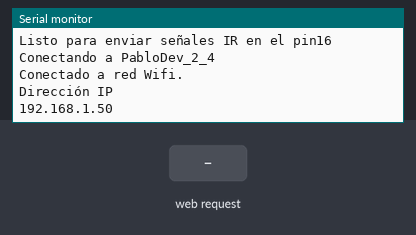
The sketch below on a simulated Raspberry Pi Pico W. Shown: the last lines printed to the serial monitor. The test bench sets the inputs (shaded band). WiFi joins after 1.5 s; servers stay silent unless stated.

Above: at 2.7 s.
2.8 s: HTTP request GET /POWER received
At 4.0 s:
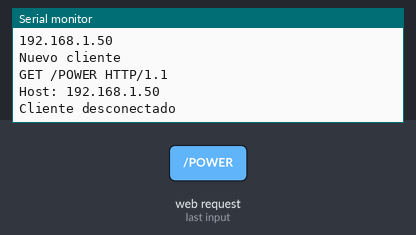
4.3 s: HTTP request GET /VOL- received
At 4.37 s:
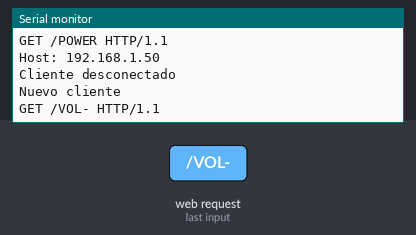
5.8 s: HTTP request GET /MENU received
At 5.87 s:
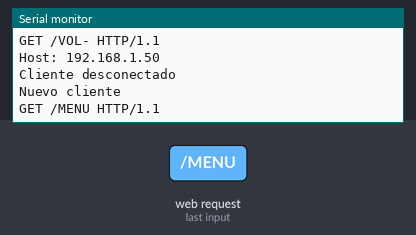
7.3 s: HTTP request GET /EXIT received
At 7.37 s:
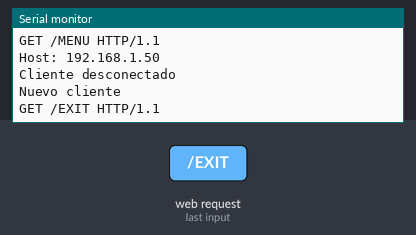
8.8 s: HTTP request GET /INFO received
At 8.87 s:
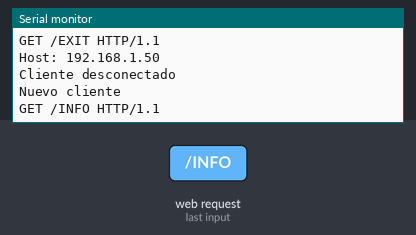
10.3 s: HTTP request GET /TOOLS received
At 10.37 s:
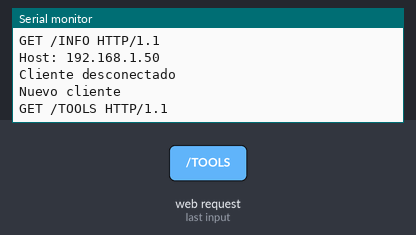

Measured:
- after the input at 2.8 s, the serial monitor: prints a new line at once (image 1)
- after the input at 4.3 s, the serial monitor: prints a new line at once (image 2)
- after the input at 5.8 s, the serial monitor: prints a new line at once (image 3)
- after the input at 7.3 s, the serial monitor: prints a new line at once (image 4)
- after the input at 8.8 s, the serial monitor: prints a new line at once (image 5)
- after the input at 10.3 s, the serial monitor: prints a new line at once (image 6)

The sketch:

emisor.ino
```cpp
#include <Arduino.h>
#include "PinDefinitionsAndMore.h"//Configuración y definición de pines
#include <IRremote.hpp>
#include <WiFi.h>
const char* ssid     = "PabloDev_2_4";
const char* password = "goodlife";
//configuración ip estática para esp32
IPAddress ip(192,168,1,78);
IPAddress gateway(192,168,1,1);
IPAddress subnet(255,255,255,0);
WiFiServer server(80);//puesto 80
void setup() {
    Serial.begin(115200);
    IrSender.begin(); // Inicializamos el emisor infrarrojo
    Serial.print(F("Listo para enviar señales IR en el pin"));
    Serial.println(IR_SEND_PIN);//Muestra el número del pin configurado en PinDefinitionsAndMore.h
     // Comenzamos conectándonos a una red WiFi
    Serial.println();
    Serial.println();
    Serial.print("Conectando a ");
    Serial.println(ssid);
    // WiFi.mode(WIFI_STA);
  WiFi.config(ip, gateway, subnet);//Configuración ip estática
    WiFi.begin(ssid, password);//Inicilizamos con los datos de nuestra red wifi
    while (WiFi.status() != WL_CONNECTED) {
        delay(500);
        Serial.print(".");
    }
    Serial.println("");
    Serial.println("Conectado a red Wifi.");
    Serial.println("Dirección IP ");
    Serial.println(WiFi.localIP());
    server.begin();//Inicializamos el servidor web en el puerto 80
}
void loop() {
WiFiClient client = server.available();   // Escuchando a los clientes entrantes

  if (client) {                             // Si hay un cliente,
    Serial.println("Nuevo cliente");        // Imprime un mensaje en el puerto serie
    String currentLine = "";                // String para contener datos entrantes del cliente
    while (client.connected()) {            // Bucle mientras el cliente está conectado
      if (client.available()) {             // Si hay bytes para leer del cliente,
        char c = client.read();             // Lee un caracter
        Serial.write(c);                    // Lo imprimimos en el monitor serial
        if (c == '\n') {                    // Si el byte es un carácter de nueva línea


          if (currentLine.length() == 0) {
            client.println("HTTP/1.1 200 OK");
            client.println("Content-type:text/html");
            client.println();

            // Contenido HTML
            client.print("Click <a href=\"/POWER\">POWER</a> Tecla POWER.<br>");
//-------------------------------------------------------------------------------------------
            client.print("Click <a href=\"/VOL+\">VOLT+</a> Tecla subir volumen.<br>");
//-------------------------------------------------------------------------------------------
            client.print("Click <a href=\"/VOLT-\">VOL-</a> Tecla bajar el volumen.<br>");
//-------------------------------------------------------------------------------------------
            client.print("Click <a href=\"/MENU\">MENU</a> Tecla MENU.<br>");
//-------------------------------------------------------------------------------------------
            client.print("Click <a href=\"/EXIT\">EXIT</a> Tecla Salir.<br>");
//-------------------------------------------------------------------------------------------
            client.print("Click <a href=\"/INFO\">INFO</a> Tecla INFO.<br>");
//-------------------------------------------------------------------------------------------
            client.print("Click <a href=\"/TOOLS\">TOOLS</a> Tecla TOOLS.<br>");
//-------------------------------------------------------------------------------------------
            client.print("Click <a href=\"/SOURCE\">SOURCE</a> Tecla elegir fuente de video.<br>");
//-------------------------------------------------------------------------------------------
            client.print("Click <a href=\"/ARRIBA\">ARRIBA</a> Tecla ARRIBA.<br>");
//-------------------------------------------------------------------------------------------
            client.print("Click <a href=\"/DERECHA\">DERECHA</a> Tecla DERECHA.<br>");
//-------------------------------------------------------------------------------------------
            client.print("Click <a href=\"/ABAJO\">ABAJO</a> Tecla ABAJO.<br>");
//-------------------------------------------------------------------------------------------
            client.print("Click <a href=\"/IZQUIERDA\">IZQUIERDA</a> Tecla IZQUIERDA.<br>");
//-------------------------------------------------------------------------------------------
            client.print("Click <a href=\"/OK\">OK</a> Tecla OK confirmar.<br>");
//-------------------------------------------------------------------------------------------
            client.println();
            // Salir del ciclo while:
            break;
          } else {    // si tienes una nueva línea, borra currentLine:
            currentLine = "";
          }
        } else if (c != '\r') {
          currentLine += c;
        }
//----------------------------------
        if (currentLine.endsWith("GET /POWER")) {
             IrSender.sendSAMSUNG(0xE0E040BF, 32); //apagar encender
        }
        //-----------------------
        if (currentLine.endsWith("GET /VOL+")) {
         IrSender.sendSAMSUNG(0xE0E0E01F, 32);   //Volumen +
        }
        //-----------------------
        if (currentLine.endsWith("GET /VOL-")) {
         IrSender.sendSAMSUNG(0xE0E0D02F, 32); //volumen -
        }
        //-----------------------
        if (currentLine.endsWith("GET /MENU")) {
           IrSender.sendSAMSUNG(0xE0E058A7, 32); //menu
        }
        //-----------------------
        if (currentLine.endsWith("GET /EXIT")) {
          IrSender.sendSAMSUNG(0xE0E0B44B, 32);   //Exit/salir
        }
        //-----------------------
        if (currentLine.endsWith("GET /INFO")) {
          IrSender.sendSAMSUNG(0xE0E0F807, 32);//Info
        }
        //-----------------------
        if (currentLine.endsWith("GET /TOOLS")) {
          IrSender.sendSAMSUNG(0xE0E0D22D, 32);// Tools
        }
        //-----------------------
        if (currentLine.endsWith("GET /SOURCE")) {
          IrSender.sendSAMSUNG(0xE0E0807F, 32);//Source
          }
        //-----------------------
        if (currentLine.endsWith("GET /ARRIBA")) {
          IrSender.sendSAMSUNG(0xE0E006F9, 32);//ARRIBA
        }
        //-----------------------
        if (currentLine.endsWith("GET /DERECHA")) {
          IrSender.sendSAMSUNG(0xE0E046B9, 32);//DERECHA
        }
        //-----------------------
        if (currentLine.endsWith("GET /ABAJO")) {
          IrSender.sendSAMSUNG(0xE0E08679, 32);//ABAJO
        }
        //-----------------------
        if (currentLine.endsWith("GET /IZQUIERDA")) {
          IrSender.sendSAMSUNG(0xE0E0A659, 32);//IZQUIERDA
        }
        //-----------------------
        if (currentLine.endsWith("GET /OK")) {
          IrSender.sendSAMSUNG(0xE0E016E9, 32);//Source
        }
      }
    }
    // Cierra la conexión
    client.stop();
    Serial.println("Cliente desconectado");
  }
}
```

PinDefinitionsAndMore.h
```cpp
// (licence header left out)
/*
 * Pin mapping table for different platforms
 *
 * Platform     IR input    IR output   Tone      Core/Pin schema
 * --------------------------------------------------------------
 * DEFAULT/AVR  2           3           4
 * ATtinyX5     0|PB0       4|PB4       3|PB3
 * ATtiny167    3|PA3       2|PA2       7|PA7     ATTinyCore
 * ATtiny167    9|PA3       8|PA2       5|PA7     Digispark pro
 * ATtiny3217  18|PA1      19|PA2      20|PA3     MegaTinyCore
 * ATtiny1604   2           3|PA5       %
 * SAMD21       3           4           5
 * ESP8266      14|D5       12|D6       %
 * ESP32        15          4           27
 * BluePill     PA6         PA7         PA3
 * APOLLO3      11          12          5
 * RP2040       3|GPIO15    4|GPIO16    5|GPIO17
 */
//#define _IR_MEASURE_TIMING // For debugging purposes.

/*
 * We do not have pin restrictions for this CPU's, so lets use the hardware PWM for send carrier signal generation
 */
#if defined(ESP32) || defined(ARDUINO_ARCH_RP2040) || defined(PARTICLE)
#define SEND_PWM_BY_TIMER
#endif

#if defined(ESP8266)
#define FEEDBACK_LED_IS_ACTIVE_LOW // The LED on my board (D4) is active LOW
#define IR_RECEIVE_PIN          14 // D5
#define IR_RECEIVE_PIN_STRING   "D5"
#define IR_SEND_PIN             12 // D6 - D4/pin 2 is internal LED
#define IR_SEND_PIN_STRING      "D6"
#define _IR_TIMING_TEST_PIN     13 // D7
#define APPLICATION_PIN          0 // D3

#define tone(...) void()      // tone() inhibits receive timer
#define noTone(a) void()
#define TONE_PIN                42 // Dummy for examples using it

#elif defined(ESP32)
#include <Arduino.h>

#define TONE_LEDC_CHANNEL        1  // Using channel 1 makes tone() independent of receiving timer -> No need to stop receiving timer.
void tone(uint8_t _pin, unsigned int frequency){
    ledcAttachPin(_pin, TONE_LEDC_CHANNEL);
    ledcWriteTone(TONE_LEDC_CHANNEL, frequency);
}
void tone(uint8_t _pin, unsigned int frequency, unsigned long duration){
    ledcAttachPin(_pin, TONE_LEDC_CHANNEL);
    ledcWriteTone(TONE_LEDC_CHANNEL, frequency);
    delay(duration);
    ledcWriteTone(TONE_LEDC_CHANNEL, 0);
}
void noTone(uint8_t _pin){
    ledcWriteTone(TONE_LEDC_CHANNEL, 0);
}
#define IR_RECEIVE_PIN          15  // D15
#define IR_SEND_PIN              4  // D4
#define TONE_PIN                27  // D27 25 & 26 are DAC0 and 1
#define APPLICATION_PIN         16  // RX2 pin

#elif defined(ARDUINO_ARCH_STM32) || defined(ARDUINO_ARCH_STM32F1) // BluePill
// Timer 3 blocks PA6, PA7, PB0, PB1 for use by Servo or tone()
#define IR_RECEIVE_PIN          PA6
#define IR_RECEIVE_PIN_STRING   "PA6"
#define IR_SEND_PIN             PA7
#define IR_SEND_PIN_STRING      "PA7"
#define TONE_PIN                PA3
#define _IR_TIMING_TEST_PIN      PA5
#define APPLICATION_PIN         PA2

#elif defined(__AVR_ATtiny25__) || defined(__AVR_ATtiny45__) || defined(__AVR_ATtiny85__) // Digispark board
#include "ATtinySerialOut.hpp" // Available as Arduino library "ATtinySerialOut". saves 370 bytes program space and 38 bytes RAM for digistump core
#define IR_RECEIVE_PIN  0
#define IR_SEND_PIN     4 // Pin 2 is serial output with ATtinySerialOut. Pin 1 is internal LED and Pin3 is USB+ with pullup on Digispark board.
#define TONE_PIN        3
#define _IR_TIMING_TEST_PIN 3

#elif defined(__AVR_ATtiny87__) || defined(__AVR_ATtiny167__) // Digispark pro board
#include "ATtinySerialOut.hpp" // Available as Arduino library "ATtinySerialOut"
// For ATtiny167 Pins PB6 and PA3 are usable as interrupt source.
#  if defined(ARDUINO_AVR_DIGISPARKPRO)
#define IR_RECEIVE_PIN   9 // PA3 - on Digispark board labeled as pin 9
//#define IR_RECEIVE_PIN  14 // PB6 / INT0 is connected to USB+ on DigisparkPro boards
#define IR_SEND_PIN      8 // PA2 - on Digispark board labeled as pin 8
#define TONE_PIN         5 // PA7
#define _IR_TIMING_TEST_PIN 10 // PA4
#  else
#define IR_RECEIVE_PIN  3
#define IR_SEND_PIN     2
#define TONE_PIN        7
#  endif

#elif defined(__AVR_ATtiny88__) // MH-ET Tiny88 board
#include "ATtinySerialOut.hpp" // Available as Arduino library "ATtinySerialOut". Saves 128 bytes program space
// Pin 6 is TX pin 7 is RX
#define IR_RECEIVE_PIN   3 // INT1
#define IR_SEND_PIN      4
#define TONE_PIN         9
#define _IR_TIMING_TEST_PIN 8

#elif defined(__AVR_ATtiny1616__)  || defined(__AVR_ATtiny3216__) || defined(__AVR_ATtiny3217__) // Tiny Core Dev board
#define IR_RECEIVE_PIN  18
#define IR_SEND_PIN     19
#define TONE_PIN        20
#define APPLICATION_PIN  0 // PA4
#undef LED_BUILTIN         // No LED available on the TinyCore 32 board, take the one on the programming board which is connected to the DAC output
#define LED_BUILTIN      2 // PA6

#elif defined(__AVR_ATtiny1604__)
#define IR_RECEIVE_PIN   2 // To be compatible with interrupt example, pin 2 is chosen here.
#define IR_SEND_PIN      3
#define APPLICATION_PIN  5

#define tone(...) void()      // Define as void, since TCB0_INT_vect is also used by tone()
#define noTone(a) void()
#define TONE_PIN        42 // Dummy for examples using it

#  elif defined(__AVR_ATmega1284__) || defined(__AVR_ATmega1284P__) \
|| defined(__AVR_ATmega644__) || defined(__AVR_ATmega644P__) \
|| defined(__AVR_ATmega324P__) || defined(__AVR_ATmega324A__) \
|| defined(__AVR_ATmega324PA__) || defined(__AVR_ATmega164A__) \
|| defined(__AVR_ATmega164P__) || defined(__AVR_ATmega32__) \
|| defined(__AVR_ATmega16__) || defined(__AVR_ATmega8535__) \
|| defined(__AVR_ATmega64__) || defined(__AVR_ATmega128__) \
|| defined(__AVR_ATmega1281__) || defined(__AVR_ATmega2561__) \
|| defined(__AVR_ATmega8515__) || defined(__AVR_ATmega162__)
#define IR_RECEIVE_PIN      2
#define IR_SEND_PIN        13
#define TONE_PIN            4
#define APPLICATION_PIN     5
#define ALTERNATIVE_IR_FEEDBACK_LED_PIN 6 // E.g. used for examples which use LED_BUILDIN for example output.
#define _IR_TIMING_TEST_PIN 7

#elif defined(ARDUINO_ARCH_APOLLO3) // Sparkfun Apollo boards
#define IR_RECEIVE_PIN  11
#define IR_SEND_PIN     12
#define TONE_PIN         5

#elif defined(ARDUINO_ARCH_MBED) && defined(ARDUINO_ARCH_MBED_NANO) // Arduino Nano 33 BLE
#define IR_RECEIVE_PIN      3   // GPIO15 Start with pin 3 since pin 2|GPIO25 is connected to LED on Pi pico
#define IR_SEND_PIN         4   // GPIO16
#define TONE_PIN            5
#define APPLICATION_PIN     6
#define ALTERNATIVE_IR_FEEDBACK_LED_PIN 7 // E.g. used for examples which use LED_BUILDIN for example output.
#define _IR_TIMING_TEST_PIN 8

#elif defined(ARDUINO_ARCH_RP2040) // Arduino Nano Connect, Pi Pico with arduino-pico core https://github.com/earlephilhower/arduino-pico
#define IR_RECEIVE_PIN      15  // to be compatible with the Arduino Nano RP2040 Connect (pin3)
#define IR_SEND_PIN         16
#define TONE_PIN            17
#define APPLICATION_PIN     18
#define ALTERNATIVE_IR_FEEDBACK_LED_PIN 19 // E.g. used for examples which use LED_BUILDIN for example output.
#define _IR_TIMING_TEST_PIN 20

// If you program the Nano RP2040 Connect with this core, then you must redefine LED_BUILTIN
// and use the external reset with 1 kOhm to ground to enter UF2 mode
//#undef LED_BUILTIN
//#define LED_BUILTIN          6

#elif defined(PARTICLE) // !!!UNTESTED!!!
#define IR_RECEIVE_PIN      A4
#define IR_SEND_PIN         A5 // Particle supports multiple pins

#define LED_BUILTIN         D7

/*
 * 4 times the same (default) layout for easy adaption in the future
 */
#elif defined(TEENSYDUINO)
#define IR_RECEIVE_PIN      2
#define IR_SEND_PIN         3
#define TONE_PIN            4
#define APPLICATION_PIN     5
#define ALTERNATIVE_IR_FEEDBACK_LED_PIN 6 // E.g. used for examples which use LED_BUILDIN for example output.
#define _IR_TIMING_TEST_PIN 7

#elif defined(__AVR__) // Default as for ATmega328 like on Uno, Nano etc.
#define IR_RECEIVE_PIN      2 // To be compatible with interrupt example, pin 2 is chosen here.
#define IR_SEND_PIN         3
#define TONE_PIN            4
#define APPLICATION_PIN     5
#define ALTERNATIVE_IR_FEEDBACK_LED_PIN 6 // E.g. used for examples which use LED_BUILDIN for example output.
#define _IR_TIMING_TEST_PIN 7

#  if defined(ARDUINO_AVR_PROMICRO) // Sparkfun Pro Micro is __AVR_ATmega32U4__ but has different external circuit
// We have no built in LED at pin 13 -> reuse RX LED
#undef LED_BUILTIN
#define LED_BUILTIN         LED_BUILTIN_RX
#  endif

#elif defined(ARDUINO_ARCH_MBED) // Arduino Nano 33 BLE
#define IR_RECEIVE_PIN      2
#define IR_SEND_PIN         3
#define TONE_PIN            4
#define APPLICATION_PIN     5
#define ALTERNATIVE_IR_FEEDBACK_LED_PIN 6 // E.g. used for examples which use LED_BUILDIN for example output.
#define _IR_TIMING_TEST_PIN 7

#elif defined(ARDUINO_ARCH_SAMD) || defined(ARDUINO_ARCH_SAM)
#define IR_RECEIVE_PIN      2
#define IR_SEND_PIN         3
#define TONE_PIN            4
#define APPLICATION_PIN     5
#define ALTERNATIVE_IR_FEEDBACK_LED_PIN 6 // E.g. used for examples which use LED_BUILDIN for example output.
#define _IR_TIMING_TEST_PIN 7

// On the Zero and others we switch explicitly to SerialUSB
#define Serial SerialUSB

// Definitions for the Chinese SAMD21 M0-Mini clone, which has no led connected to D13/PA17.
// Attention!!! D2 and D4 are switched on these boards!!!
// If you connect the LED, it is on pin 24/PB11. In this case activate the next two lines.
//#undef LED_BUILTIN
//#define LED_BUILTIN 24 // PB11
// As an alternative you can choose pin 25, it is the RX-LED pin (PB03), but active low.In this case activate the next 3 lines.
//#undef LED_BUILTIN
//#define LED_BUILTIN 25 // PB03
//#define FEEDBACK_LED_IS_ACTIVE_LOW // The RX LED on the M0-Mini is active LOW

#elif defined (NRF51) // BBC micro:bit
#define IR_RECEIVE_PIN      2
#define IR_SEND_PIN         3
#define APPLICATION_PIN     1
#define _IR_TIMING_TEST_PIN 4

#define tone(...) void()    // no tone() available
#define noTone(a) void()
#define TONE_PIN           42 // Dummy for examples using it

#else
#warning Board / CPU is not detected using pre-processor symbols -> using default values, which may not fit. Please extend PinDefinitionsAndMore.h.
// Default valued for unidentified boards
#define IR_RECEIVE_PIN      2
#define IR_SEND_PIN         3
#define TONE_PIN            4
#define APPLICATION_PIN     5
#define ALTERNATIVE_IR_FEEDBACK_LED_PIN 6 // E.g. used for examples which use LED_BUILDIN for example output.
#define _IR_TIMING_TEST_PIN 7
#endif // defined(ESP8266)

#if !defined (FLASHEND)
#define FLASHEND 0xFFFF // Dummy value for platforms where FLASHEND is not defined
#endif
/*
 * Helper macro for getting a macro definition as string
 */
#if !defined(STR_HELPER)
#define STR_HELPER(x) #x
#define STR(x) STR_HELPER(x)
#endif
```
